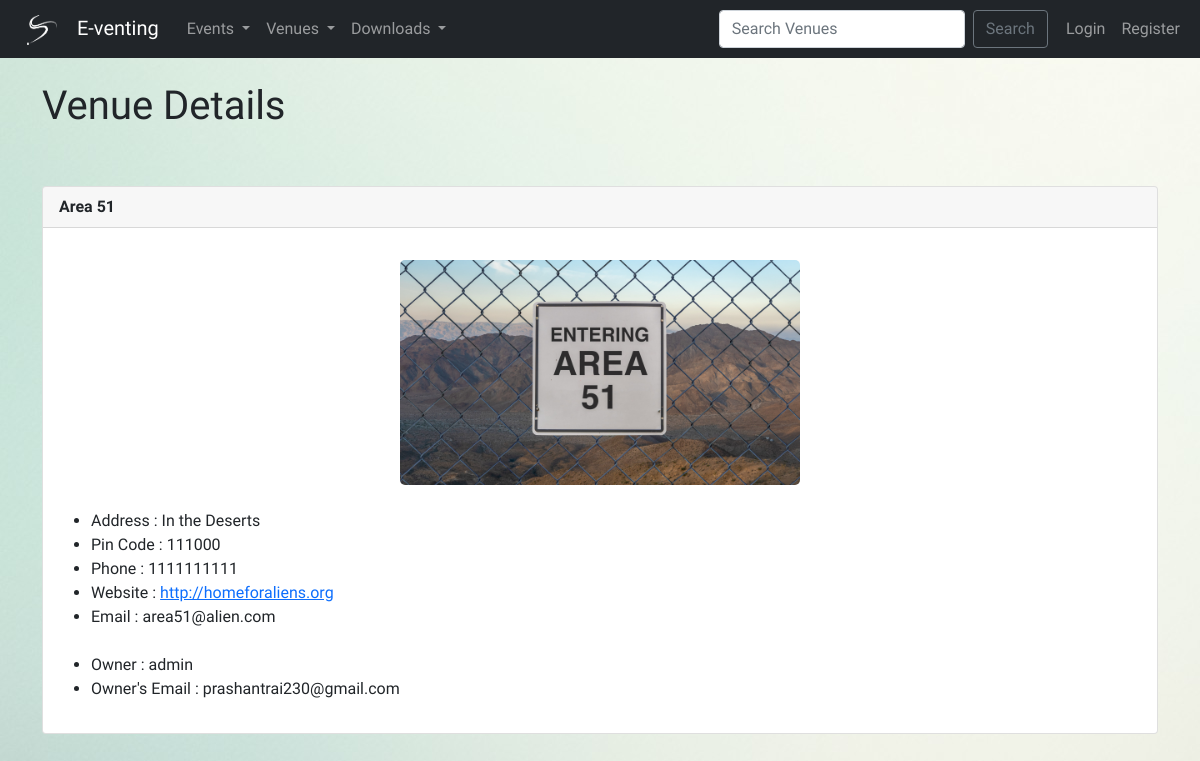
The app's page /show_venue/2 with its own data.
### events/models.py (models this page shows)
class Venue(models.Model):
    name = models.CharField('Venue Name', max_length=120)
    address = models.CharField(max_length=300)
    pin_code = models.CharField('Pin Code', max_length=10)
    phone = models.CharField('Contact', max_length=25, blank=True)
    web = models.URLField('Web Address', blank=True)
    email = models.EmailField('Email Address', blank=True)
    owner = models.IntegerField('Venue Owner', blank=False, default=1)
    venue_image = models.ImageField(null=True, blank=True, upload_to='images/')
    def __str__(self):
        return self.name

### events/views.py (the view)
# urls.py: path('show_venue/<venue_id>', views.show_venue, name='show-venue'),
def show_venue(request, venue_id):
    venue = Venue.objects.get(pk=venue_id)
    venue_owner = User.objects.get(pk=venue.owner)
    return render(request, 'events/show_venue.html', {
        'venue': venue,
        'venue_owner': venue_owner
    })

### events/templates/events/show_venue.html
{% extends 'events/base.html' %}
{% block content %}
    <h1> Venue Details </h1>
    <br><br>
    <div class="card">
        <div class="card-header">
            <strong>{{venue}}</strong>
        </div>
        <div class="card-body">
            <p class="card-text">
                {% if venue.venue_image %}
                <center>
                    <img src="{{venue.venue_image.url}}" width=400px style="border-radius:5px;">
                </center>
                <br>
                {% endif %}
                <ul>
                    {%if venue.address %}
                    <li>Address : {{venue.address}}</li>
                    {%endif%}
                    {%if venue.pin_code %}
                    <li>Pin Code : {{venue.pin_code}}</li>
                    {%endif%}
                    {%if venue.phone %}
                    <li>Phone : {{venue.phone}}</li>
                    {%endif%}
                    {%if venue.web %}
                    <li>Website : <a href="{{venue.web}}">{{venue.web}}</a></li>
                    {%endif%}
                    {%if venue.email %}
                    <li>Email : {{venue.email}}</li>
                    {%endif%}
                    <br>
                    <li>Owner : {{venue_owner}}</li>
                    {%if venue_owner.email%}
                    <li>Owner's Email : {{venue_owner.email}}</li>
                    {%endif%}
                </ul>
            </p>
        </div>
    </div>
    <br><br>
{% endblock %}

### events/static/events/style.css (style rules this page uses)
body { background: url("images/bg.jpg") no-repeat fixed; }

### records on screen
Venue: name "Area 51", venue_image (picture), address "In the Deserts", pin_code "111000", phone "1111111111", web "http://homeforaliens.org", email "area51@alien.com"

### other values on screen
{{ venue_owner }} "admin"
{{ venue_owner.email }} "prashantrai230@gmail.com"
